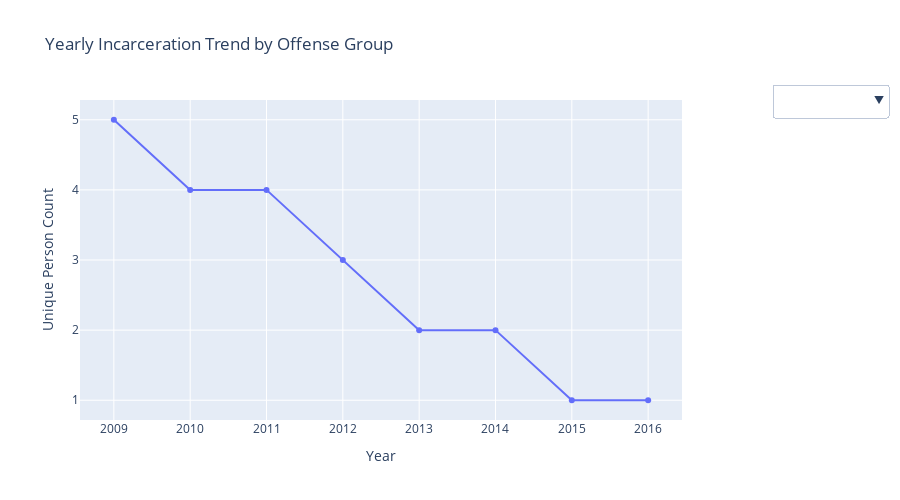

Here is the notebook cell this chart was saved with:
### Code cell
# Get list of unique offense groups
offense_groups = final_grouped_df["OFFENSE_GROUP"].unique()

# Create a separate trace for each offense group
fig = go.Figure()

# Add a trace per offense group
for group in offense_groups:
    group_df = final_grouped_df[final_grouped_df["OFFENSE_GROUP"] == group]
    fig.add_trace(go.Scatter(
        x=group_df["YEAR"],
        y=group_df["UNIQUE_PERSON_COUNT"],
        mode="lines+markers",
        name=group,
        visible=False
    ))

# Make the first trace visible by default
fig.data[0].visible = True

# Create dropdown menu
dropdown_buttons = [
    {
        "label": group,
        "method": "update",
        "args": [
            {"visible": [i == j for i in range(len(offense_groups))]},
            {"title": f"Trend for {group}"}
        ]
    }
    for j, group in enumerate(offense_groups)
]

# Add dropdown to layout
fig.update_layout(
    title="Yearly Incarceration Trend by Offense Group",
    xaxis_title="Year",
    yaxis_title="Unique Person Count",
    updatemenus=[{
        "buttons": dropdown_buttons,
        "direction": "down",
        "showactive": True,
        "x": 1.15,
        "xanchor": "left",
        "y": 1.05,
        "yanchor": "top"
    }],
    height=500
)

fig.show()

### Figure 1 — Plotly figure (JSON) as saved in the notebook; plotly's stock layout.template omitted (floating-point values rounded to 4 significant figures)
{"data": [{"mode": "lines+markers", "name": "          ", "type": "scatter", "visible": true, "x": [2009, 2010, 2011, 2012, 2013, 2014, 2015, 2016], "y": [5, 4, 4, 3, 2, 2, 1, 1]}, {"mode": "lines+markers", "name": "DRUG      ", "type": "scatter", "visible": false, "x": [2009, 2010, 2011, 2012, 2013, 2014, 2015, 2016, 2017, 2018, 2019, 2020, 2021, 2022, 2023], "y": [2060, 1925, 1916, 1987, 1990, 2112, 2182, 2387, 2603, 2369, 1774, 1369, 1329, 1085, 136]}, {"mode": "lines+markers", "name": "DWI       ", "type": "scatter", "visible": false, "x": [2009, 2010, 2011, 2012, 2013, 2014, 2015, 2016, 2017, 2018, 2019, 2020, 2021, 2022, 2023], "y": [382, 386, 422, 427, 404, 423, 406, 384, 389, 334, 209, 145, 125, 86, 5]}, {"mode": "lines+markers", "name": "NONVIOLENT", "type": "scatter", "visible": false, "x": [2009, 2010, 2011, 2012, 2013, 2014, 2015, 2016, 2017, 2018, 2019, 2020, 2021, 2022, 2023], "y": [3427, 3339, 3496, 3815, 3907, 4078, 4021, 4019, 4118, 3748, 2758, 1931, 1801, 1423, 144]}, {"mode": "lines+markers", "name": "SEXCHLABUS", "type": "scatter", "visible": false, "x": [2009, 2010, 2011, 2012, 2013, 2014, 2015, 2016, 2017, 2018, 2019, 2020, 2021, 2022, 2023], "y": [859, 849, 838, 769, 750, 680, 658, 634, 565, 506, 443, 336, 253, 145, 17]}, {"mode": "lines+markers", "name": "VIOLENT   ", "type": "scatter", "visible": false, "x": [2009, 2010, 2011, 2012, 2013, 2014, 2015, 2016, 2017, 2018, 2019, 2020, 2021, 2022, 2023], "y": [2739, 2691, 2739, 2772, 2739, 2607, 2557, 2542, 2511, 2397, 1947, 1574, 1197, 793, 97]}], "layout": {"height": 500, "title": {"text": "Yearly Incarceration Trend by Offense Group"}, "updatemenus": [{"buttons": [{"args": [{"visible": [true, false, false, false, false, false]}, {"title": "Trend for           "}], "label": "          ", "method": "update"}, {"args": [{"visible": [false, true, false, false, false, false]}, {"title": "Trend for DRUG      "}], "label": "DRUG      ", "method": "update"}, {"args": [{"visible": [false, false, true, false, false, false]}, {"title": "Trend for DWI       "}], "label": "DWI       ", "method": "update"}, {"args": [{"visible": [false, false, false, true, false, false]}, {"title": "Trend for NONVIOLENT"}], "label": "NONVIOLENT", "method": "update"}, {"args": [{"visible": [false, false, false, false, true, false]}, {"title": "Trend for SEXCHLABUS"}], "label": "SEXCHLABUS", "method": "update"}, {"args": [{"visible": [false, false, false, false, false, true]}, {"title": "Trend for VIOLENT   "}], "label": "VIOLENT   ", "method": "update"}], "direction": "down", "showactive": true, "x": 1.15, "xanchor": "left", "y": 1.05, "yanchor": "top"}], "xaxis": {"title": {"text": "Year"}}, "yaxis": {"title": {"text": "Unique Person Count"}}}}
